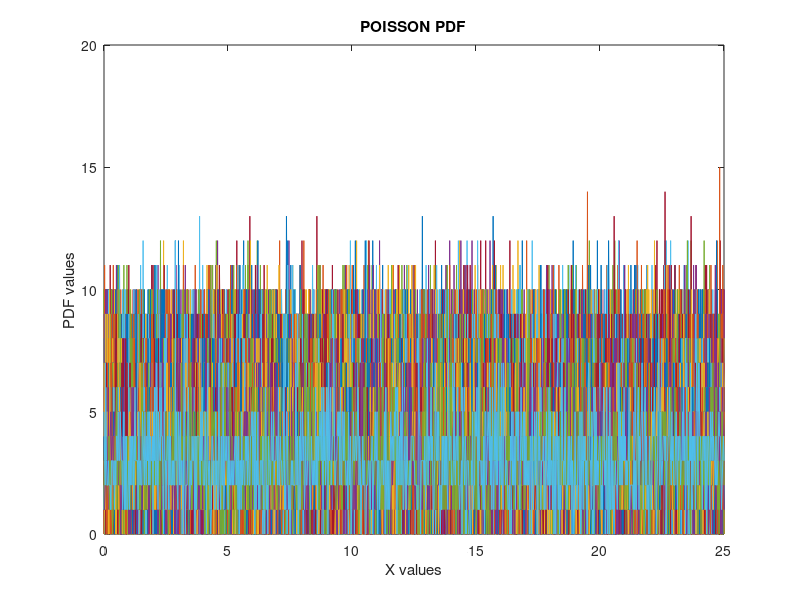

Reproduce this figure in MATLAB. (Note: this script raises an error after producing the figure.)
%CONSIDERING TWO POISSON RANDOM VARIABLES

%RANDOM VARIABLE X
lambda_x = 3;

%RANDOM VARIABLE Y
lambda_y = 4;

x = linspace(0,25,1000);

%PLOTTING X
plot(x,poissrnd(lambda_x,1000));
xlabel 'X values'
ylabel 'PDF values'
title 'POISSON PDF'
legend(lambda = lambda_x)
grid on

%DEFINE RANDOM VARIABLE Z: Z=X+Y
z = poissrnd(lambda_x,1000)+poissrnd(lambda_y,1000);